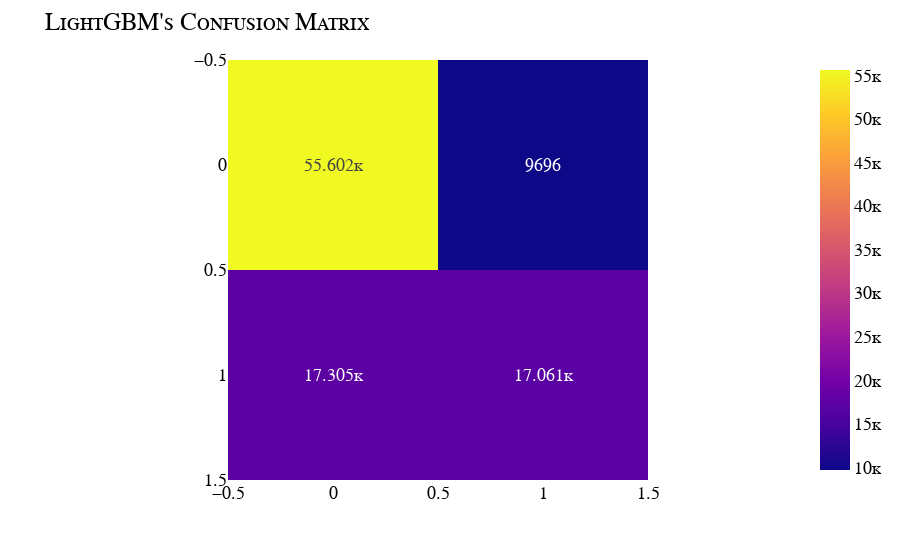

Notebook code for this chart:
### Code cell
preds = ctb.predict(X_test)

accuracy = ctb.score(X_test, y_test)


print(f"ctb acurracy: {accuracy*100:.2f}%")
print("\nClassification report")
print(classification_report(y_test, preds))

cm = confusion_matrix(y_test, preds)
fig = px.imshow(cm, text_auto=True).update_layout(title={"text": "LightGBM's Confusion Matrix"}, font=my_font).show()

### Figure 1 — Plotly figure (JSON) as saved in the notebook; plotly's stock layout.template omitted (floating-point values rounded to 4 significant figures)
{"data": [{"coloraxis": "coloraxis", "hovertemplate": "x: %{x}<br>y: %{y}<br>color: %{z}<extra></extra>", "name": "0", "texttemplate": "%{z}", "type": "heatmap", "xaxis": "x", "yaxis": "y", "z": [[55602, 9696], [17305, 17061]]}], "layout": {"coloraxis": {"colorscale": [[0, "#0d0887"], [0.1111, "#46039f"], [0.2222, "#7201a8"], [0.3333, "#9c179e"], [0.4444, "#bd3786"], [0.5556, "#d8576b"], [0.6667, "#ed7953"], [0.7778, "#fb9f3a"], [0.8889, "#fdca26"], [1, "#f0f921"]]}, "font": {"color": "Black", "family": "Courier New, monospace", "size": 18, "variant": "small-caps"}, "margin": {"t": 60}, "title": {"text": "LightGBM's Confusion Matrix"}, "xaxis": {"anchor": "y", "constrain": "domain", "domain": [0, 1], "scaleanchor": "y"}, "yaxis": {"anchor": "x", "autorange": "reversed", "constrain": "domain", "domain": [0, 1]}}}
